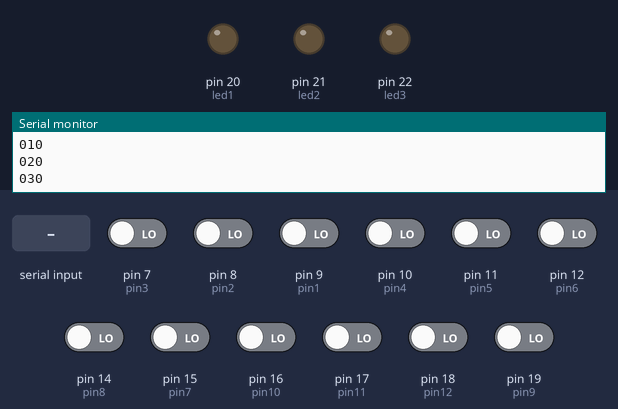
The sketch below on a simulated Arduino Mega 2560, built with avr-gcc and run on an emulated ATmega2560. Shown: output pins drawn as LEDs (lit = HIGH), the last lines printed to the serial monitor. The inputs (shaded band) are chosen by the test bench; at power-on: pin 7 (pin3), pin 8 (pin2), pin 9 (pin1), pin 10 (pin4), pin 11 (pin5), pin 12 (pin6), pin 14 (pin8), pin 15 (pin7), pin 16 (pin10), pin 17 (pin11), pin 18 (pin12), pin 19 (pin9) LOW.

Above: at 1.2 s.
1.3 s: "1" received over Serial
At 2.1 s:
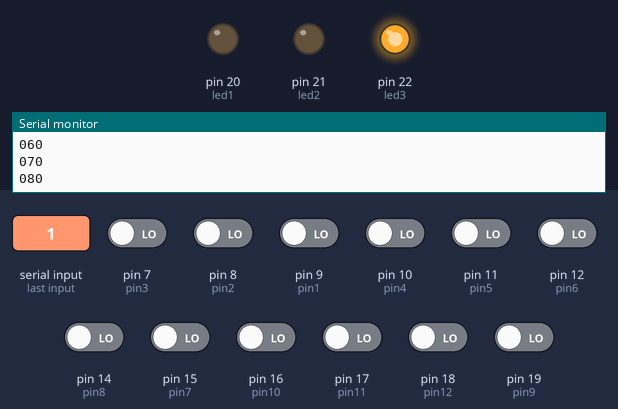
2.8 s: byte 2 (2) received over Serial
At 3.1 s:
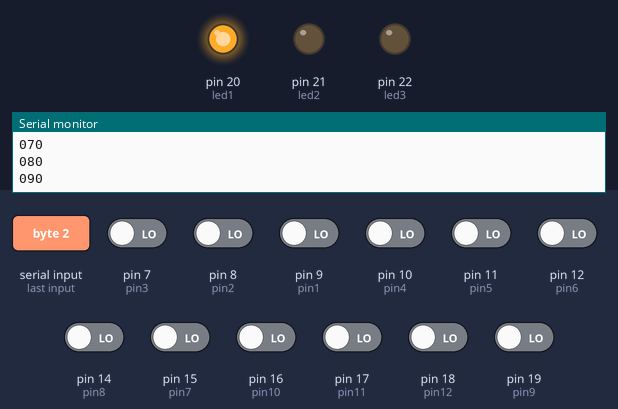
4.3 s: "0" received over Serial
At 5.3 s:
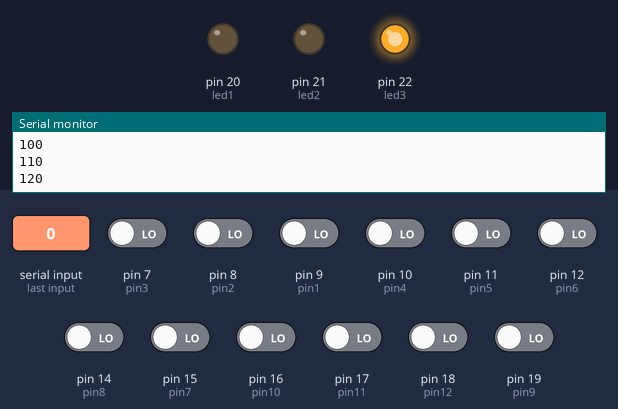
Timing chart, 0 to 7.3 s (numbered marks = the images above; inputs shaded):
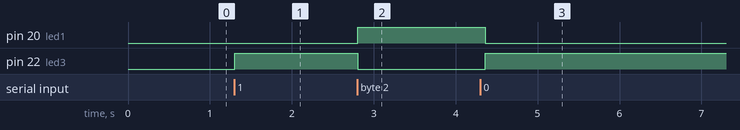

The sketch:

ButtonSerialRead12.ino
```cpp
  // Assign button pins to I/O pins on the board for easy use later. There are 12 buttons.
  // Could I have picked better naming for these constants? Yes.
  const int pin1 = 9;
  const int pin2 = 8;
  const int pin3 = 7;
  const int pin4 = 10;
  const int pin5 = 11;
  const int pin6 = 12;
  const int pin9 = 19; // the I/O pin 13 is connected to the LED on the Teensy so skip that
  const int pin8 = 14;
  const int pin7 = 15;
  const int pin10 = 16;
  const int pin11 = 17;
  const int pin12 = 18;

  // Reserve some I/O pins for LEDs just incase we want some later...
  // Currently no LEDs are attached to the Arduino ¯\_(ツ)_/¯
  const int led1 = 20;
  const int led2 = 21;
  const int led3 = 22;

  // Set all the initial states of the buttons to 0 - this is the non-pushed state of the button.
  int state1 = 0;
  int state2 = 0;
  int state3 = 0;
  int state4 = 0;
  int state5 = 0;
  int state6 = 0;
  int state7 = 0;
  int state8 = 0;
  int state9 = 0;
  int state10 = 0;
  int state11 = 0;
  int state12 = 0;

void setup() {
  // Start up the Serial! We're going to use that to talk to Python
  Serial.begin(9600);

  // Set all the button pins to INPUTS.
  pinMode(pin1, INPUT);
  pinMode(pin2, INPUT);
  pinMode(pin3, INPUT);
  pinMode(pin4, INPUT);
  pinMode(pin5, INPUT);
  pinMode(pin6, INPUT);
  pinMode(pin7, INPUT);
  pinMode(pin8, INPUT);
  pinMode(pin9, INPUT);
  pinMode(pin10, INPUT);
  pinMode(pin11, INPUT);
  pinMode(pin12, INPUT);

  // Set all the LED pins to OUTPUTS.
  pinMode(led1, OUTPUT);
  pinMode(led2, OUTPUT);
  pinMode(led3, OUTPUT);
}

void loop() {
  // This is the code that will loop forever:

  // Read the states of each button. "1" is pushed, "0" is not pushed.
  state1 = digitalRead(pin1);
  state2 = digitalRead(pin2);
  state3 = digitalRead(pin3);
  state4 = digitalRead(pin4);
  state5 = digitalRead(pin5);
  state6 = digitalRead(pin6);
  state7 = digitalRead(pin7);
  state8 = digitalRead(pin8);
  state9 = digitalRead(pin9);
  state10 = digitalRead(pin10);
  state11 = digitalRead(pin11);
  state12 = digitalRead(pin12);

  // Print out the button number and its state. This will be read by Python via pyserial.
  // Notice the "print" and "println" commands. This is so the button name and state print on the same line.
  // For example, this prints "011" if the first button is pressed down.
  Serial.print("01");
  Serial.println(state1);
  Serial.print("02");
  Serial.println(state2);
  Serial.print("03");
  Serial.println(state3);
  Serial.print("04");
  Serial.println(state4);
  Serial.print("05");
  Serial.println(state5);
  Serial.print("06");
  Serial.println(state6);
  Serial.print("07");
  Serial.println(state7);
  Serial.print("08");
  Serial.println(state8);
  Serial.print("09");
  Serial.println(state9);
  Serial.print("10");
  Serial.println(state10);
  Serial.print("11");
  Serial.println(state11);
  Serial.print("12");
  Serial.println(state12);


  if (Serial.available() > 0){
    char data = Serial.read();
    if (data == 1) {
      digitalWrite(led3, LOW);
      digitalWrite(led1, LOW);
    } else if (data == 2) {
      digitalWrite(led1, HIGH);
      digitalWrite(led3, LOW);
    } else {
      digitalWrite(led1, LOW);
      digitalWrite(led3, HIGH);
    }
  }


}
```

Measured:
- after the input at 1.3 s, pin 22 (led3): LOW → HIGH at once
- after the input at 2.8 s, pin 20 (led1): LOW → HIGH at once; pin 22 (led3): HIGH → LOW at once
- after the input at 4.3 s, pin 20 (led1): HIGH → LOW after 0.06 s; pin 22 (led3): LOW → HIGH after 0.06 s
